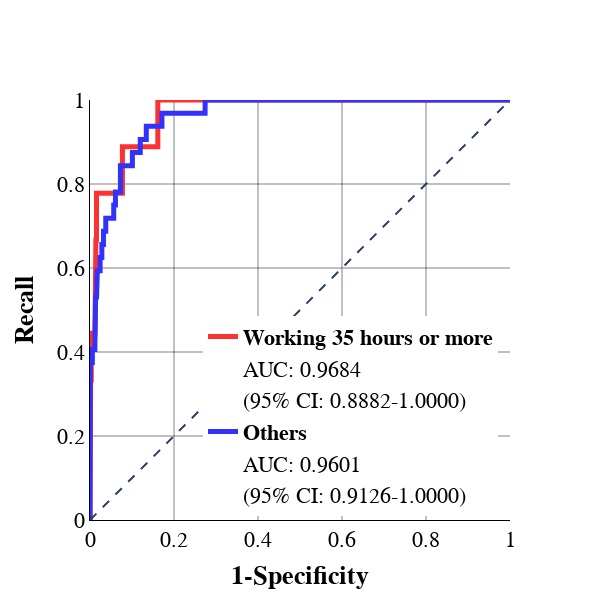

The notebook cell saved with this chart:
### Code cell
work=test.drop(X_test[X_test['WRK35WKUS_1 - Yes'] == 0].index)
#pop=pop.sample(95, random_state=25)
work_predictors=work.drop(['UDPYOPI_1 - Yes'], axis=1)
work_target=work['UDPYOPI_1 - Yes']
elsee=test.drop(X_test[X_test['WRK35WKUS_1 - Yes'] == 1].index)
#elsee=elsee.sample(95, random_state=25)
elsee_predictors=elsee.drop(['UDPYOPI_1 - Yes'], axis=1)
elsee_target=elsee['UDPYOPI_1 - Yes']
work_prob=svc_linear._predict_proba_lr(work_predictors)
elsee_prob=svc_linear._predict_proba_lr(elsee_predictors)
plot_roc_curve2(work_target, [item[1] for item in work_prob],elsee_target, [item[1] for item in elsee_prob], 'Working 35 hours or more', 'Others')

### Figure 1 — Plotly figure (JSON) as saved in the notebook; plotly's stock layout.template omitted (floating-point values rounded to 4 significant figures; data arrays with more than 128 entries replaced by an {"elided": "..."} marker saying what was removed)
{"data": [{"hoverinfo": "skip", "line": {"color": "rgba(250, 50, 50, 1.0)", "width": 5}, "name": "<b>Working 35 hours or more</b>", "showlegend": true, "type": "scatter", "x": {"elided": "257 float values"}, "y": {"elided": "257 float values"}}, {"hoverinfo": "skip", "line": {"color": "rgba(255, 255, 255, 0)", "width": 5}, "name": "AUC: 0.9684", "showlegend": true, "type": "scatter", "x": {"elided": "257 float values"}, "y": {"elided": "257 float values"}}, {"hoverinfo": "skip", "line": {"color": "rgba(255, 255, 255, 0)", "width": 0}, "name": "(95% CI: 0.8882-1.0000)", "showlegend": true, "type": "scatter", "x": {"elided": "257 float values"}, "y": {"elided": "257 float values"}}, {"hoverinfo": "skip", "line": {"color": "rgba(50, 50, 250, 1.0)", "width": 5}, "name": "<b>Others</b>", "showlegend": true, "type": "scatter", "x": {"elided": "254 float values"}, "y": {"elided": "254 float values"}}, {"hoverinfo": "skip", "line": {"color": "rgba(255, 255, 255, 0)", "width": 5}, "name": "AUC: 0.9601", "showlegend": true, "type": "scatter", "x": {"elided": "254 float values"}, "y": {"elided": "254 float values"}}, {"hoverinfo": "skip", "line": {"color": "rgba(255, 255, 255, 0)", "width": 0}, "name": "(95% CI: 0.9126-1.0000)", "showlegend": true, "type": "scatter", "x": {"elided": "254 float values"}, "y": {"elided": "254 float values"}}], "layout": {"font": {"color": "Black", "family": "Times New Roman", "size": 22}, "height": 600, "legend": {"x": 0.95, "xanchor": "right", "y": 0.01, "yanchor": "bottom"}, "shapes": [{"line": {"dash": "dash"}, "type": "line", "x0": 0, "x1": 1, "y0": 0, "y1": 1}], "title": {"x": 1}, "width": 600, "xaxis": {"constrain": "domain", "gridcolor": "rgba(5, 5, 5, 0.5)", "linecolor": "black", "range": [0, 1], "title": {"text": "<b>1-Specificity</b>"}}, "yaxis": {"gridcolor": "rgba(5, 5, 5, 0.5)", "linecolor": "black", "range": [0, 1], "scaleanchor": "x", "scaleratio": 1, "title": {"text": "<b>Recall</b>"}}}}
